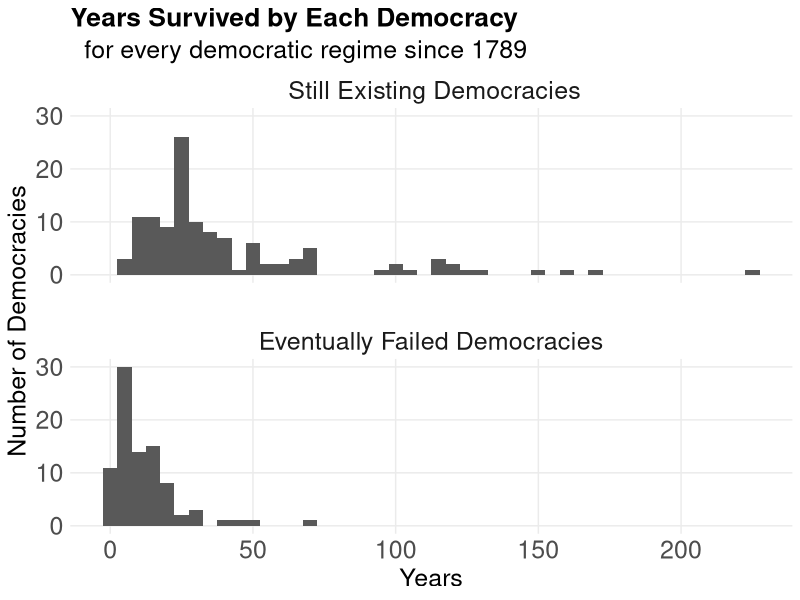
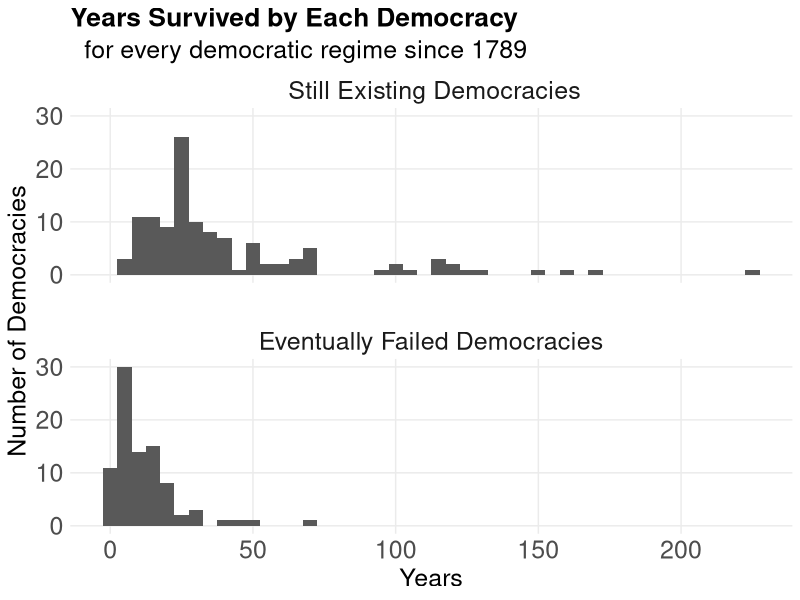

Write the R code that produced these figures, in order. (Note: this script raises an error after producing the figures.)
###########
#
# Explore and Chart Data About Democracies
#
# Code by Tony Sutton
#  July 2020
#
###########

# Load packages
library(tidyverse)
library(gganimate)

# Load data
# Data credited to Carles Boix, Michael Miller, Sebastian Rosato, 2018
#  "Boix-Miller-Rosato Dichotomous Coding of Democracy, 1800-2015"
#  Harvard Dataverse V3, https://doi.org/10.7910/DVN/FJLMKT

bmr <- read_csv("BMR_democracy.csv")

# Shape data ----
## manually add 11 years to all durations for US, adjusting for 1789 democratization in a dataset starting at 1800
bmr %>% filter(country !='UNITED STATES OF AMERICA') %>% 
  summarize(safety_check = sum(democracy_duration, na.rm = TRUE))

bmr <- bmr %>% mutate(democracy_duration = if_else(country == 'UNITED STATES OF AMERICA',
                                                   as.integer(democracy_duration + 11),
                                                   as.integer(democracy_duration)))

bmr %>% filter(country !='UNITED STATES OF AMERICA') %>% 
  summarize(safety_check = sum(democracy_duration, na.rm = TRUE))
bmr %>% filter(country !='UNITED STATES OF AMERICA') %>% 
  summarize(lowest_duration = min(democracy_duration, na.rm = TRUE))

## check basic contours
count(bmr, democracy_trans)

max_year <- max(bmr$year)
bmr %>% filter(year == max_year) %>% count(democracy)
      
##add a marker for the last year of a democratic spell
reversals <- bmr %>% 
  filter(democracy_trans == -1) %>% 
  select(country, year) %>% 
  mutate(country_year = paste(country, year, sep="_"))

bmr <- bmr %>% mutate(next_year = year + 1, next_country_year = paste(country, next_year, sep = "_"))

bmr <- bmr %>% mutate(fin_de_siecle = if_else(next_country_year %in% reversals$country_year, 1, 0))
sum(bmr$fin_de_siecle)
sum(bmr$fin_de_siecle) == sum(bmr$democracy_trans == -1, na.rm=TRUE)
      
## create dataframe with one row per domestic spell ----
failed_democracies <- bmr %>% filter(fin_de_siecle == 1) %>% select(country, year, democracy_duration) %>% mutate(outcome = 'Eventually Failed Democracies')
current_democracies <- bmr %>% filter(year == max_year, democracy == 1) %>% select(country, year, democracy_duration) %>% mutate(outcome = ' Still Existing Democracies')
      
spells <- rbind(failed_democracies, current_democracies)
      
# Visualize ----
##chart durations as histograms, split by outcomes
ggplot(data = spells, aes(x = democracy_duration))+
  geom_histogram(binwidth = 5)+
  facet_wrap(~outcome, nrow=2)+
  theme_minimal()+
  labs(title = 'Years Survived by Each Democracy',
       subtitle = '  for every democratic regime since 1789',
       x = 'Years',
       y = 'Number of Democracies')+
  theme(plot.title = element_text(size = 19, face = 'bold'),
        plot.subtitle = element_text(size = 18),
        axis.text = element_text(size = 18),
        axis.title = element_text(size = 18),
        strip.text = element_text(size = 18),
        legend.title = element_text(size = 18),
        legend.text = element_text(size = 18),
        panel.grid.minor.y = element_blank(),
        panel.grid.minor.x = element_blank(),
        panel.spacing = unit(2, 'lines'))

ggsave(filename = "democracy_duration_histogram.jpg",
       width = 10,
       height = 6,
       units = 'in')
      
##animate chart of number and percentage of democracies each year
dem_color = 'cornflowerblue'
  
p <- ggplot((data = bmr %>%
               filter(!is.na(democracy) & year %% 5 == 0) %>%
               group_by(year) %>%
               mutate(pct_democratic = 100 * (sum(democracy) / n())) %>% ungroup),
            aes(x = democracy))+
  geom_bar()+
  scale_x_continuous(breaks = 0:1, labels = c('Autocracies', 'Democracies'))+
  transition_states(year)+
  ease_aes('cubic-in-out')+
  labs(title = 'The Spread of Democracy',
       subtitle = "  Year: {closest_state}",
       x = '',
       y = 'Number of Countries')+
  theme_minimal()+
  theme(title = element_text(size = 20),
        axis.title = element_text(size = 18),
        axis.text = element_text(size = 16),
        axis.text.y.right = element_text(color = dem_color),
        axis.title.y.right = element_text(color = dem_color),
        panel.grid.minor = element_blank(),
        panel.grid.major = element_blank())

p2 <- p +
  geom_point(aes(x = 1.55, y = pct_democratic), shape = 23, size = 7, stroke = 2, fill = dem_color)+
  geom_vline(xintercept = 1.55, linetype = 'dashed', color = dem_color)+
  scale_y_continuous(sec.axis = sec_axis(~., name = 'Percent Democratic'))+
  annotate("text", x = 1, y = 110, color = 'gray60', fontface = 'italic', size = 4, label = 'Data from Boix,    \n Miller, and Rosato')

animate(p2, fps = 3, end_pause = 9)

anim_save('democracy_spread.gif')

##compare onset of male- and full-suffrage democracy
ggplot(data = bmr %>% group_by(year) %>%
         summarize(male_suffrage = sum(democracy, na.rm = TRUE),
                   full_suffrage = sum(democracy_femalesuffrage, na.rm = TRUE)),
       aes(x = year))+
  geom_line(aes(y = male_suffrage), size = 1.3, alpha = 0.5)+
  geom_line(aes(y = full_suffrage), size = 1.3)+
  theme_minimal()
